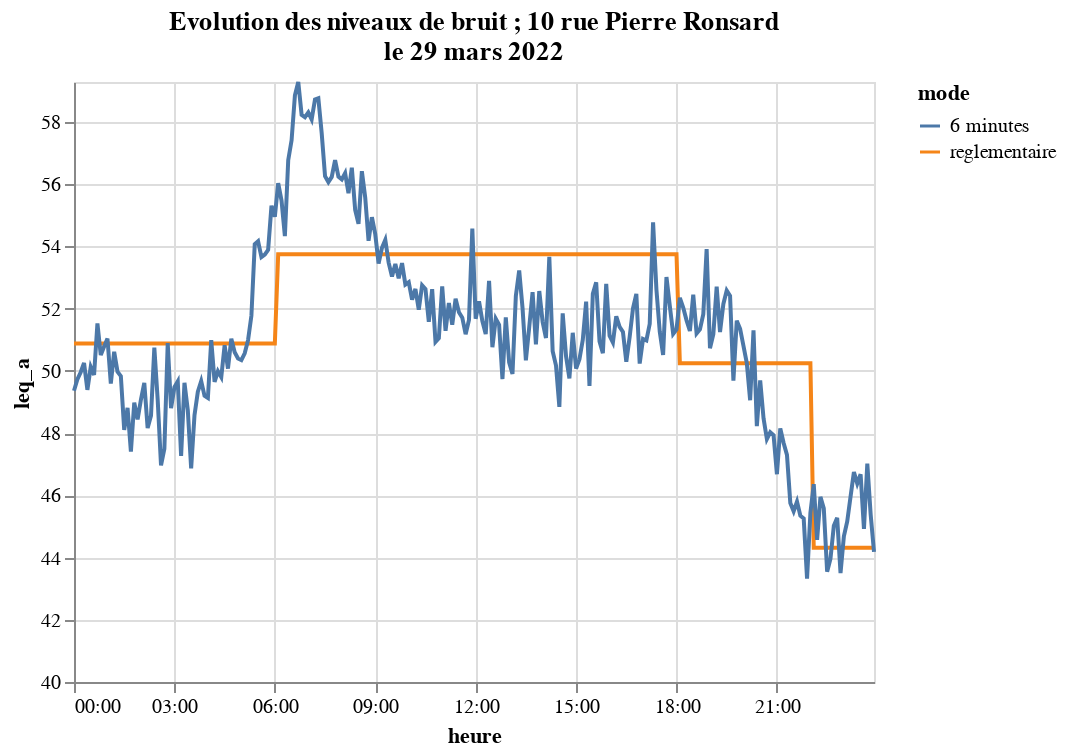

The notebook cell saved with this chart:
### Code cell
chartCompare6minRegl

### Figure 1 — Vega-Lite specification as saved in the notebook (floating-point values rounded to 4 significant figures; data arrays with more than 128 entries replaced by an {"elided": "..."} marker saying what was removed)
{"config": {"view": {"continuousWidth": 400, "continuousHeight": 300}}, "data": {"name": "data-f2f06c25d385e774c16a61f1008e7b04"}, "mark": "line", "encoding": {"color": {"field": "mode", "type": "nominal"}, "x": {"field": "date_heure", "timeUnit": "hoursminutes", "title": "heure", "type": "temporal"}, "y": {"field": "leq_a", "scale": {"domainMin": 40}, "type": "quantitative"}}, "title": ["Evolution des niveaux de bruit ; 10 rue Pierre Ronsard", "le 29 mars 2022"], "$schema": "https://vega.github.io/schema/vega-lite/v4.17.0.json", "datasets": {"data-f2f06c25d385e774c16a61f1008e7b04": {"elided": "480 records"}}}
